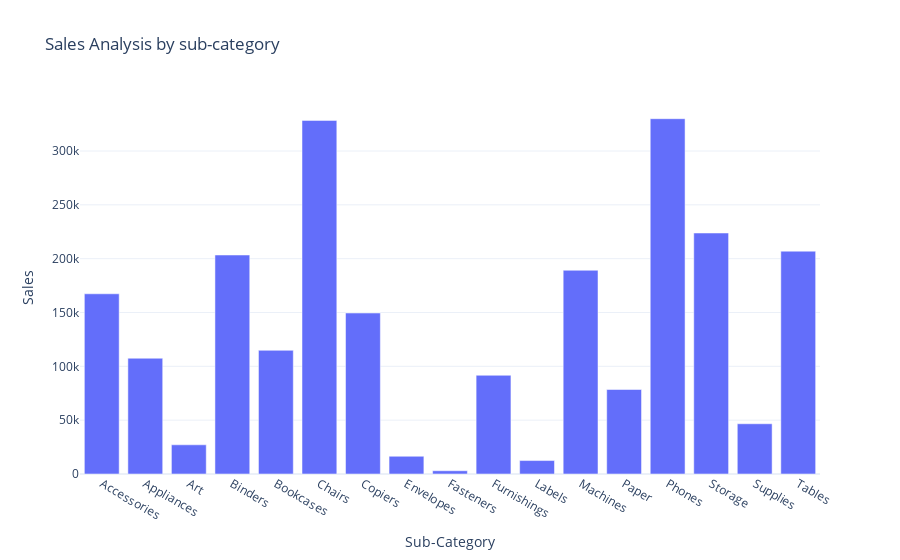

The notebook cell this image was saved under:
### Code cell
sales_by_subcategory=df.groupby('Sub-Category')['Sales'].sum().reset_index()
fig=ex.bar(sales_by_subcategory,x='Sub-Category', y='Sales',title="Sales Analysis by sub-category")
fig.show()

### Figure 1 — Plotly figure (JSON) as saved in the notebook; plotly's stock layout.template omitted (floating-point values rounded to 4 significant figures)
{"data": [{"alignmentgroup": "True", "hovertemplate": "Sub-Category=%{x}<br>Sales=%{y}<extra></extra>", "legendgroup": "", "marker": {"color": "#636efa", "pattern": {"shape": ""}}, "name": "", "offsetgroup": "", "orientation": "v", "showlegend": false, "textposition": "auto", "type": "bar", "x": ["Accessories", "Appliances", "Art", "Binders", "Bookcases", "Chairs", "Copiers", "Envelopes", "Fasteners", "Furnishings", "Labels", "Machines", "Paper", "Phones", "Storage", "Supplies", "Tables"], "xaxis": "x", "y": [167400.0, 107500.0, 27120.0, 203400.0, 114900.0, 328400.0, 149500.0, 16480.0, 3024.0, 91710.0, 12490.0, 189200.0, 78480.0, 330000.0, 223800.0, 46670.0, 207000.0], "yaxis": "y"}], "layout": {"barmode": "relative", "legend": {"tracegroupgap": 0}, "title": {"text": "Sales Analysis by sub-category"}, "xaxis": {"anchor": "y", "domain": [0, 1], "title": {"text": "Sub-Category"}}, "yaxis": {"anchor": "x", "domain": [0, 1], "title": {"text": "Sales"}}}}
